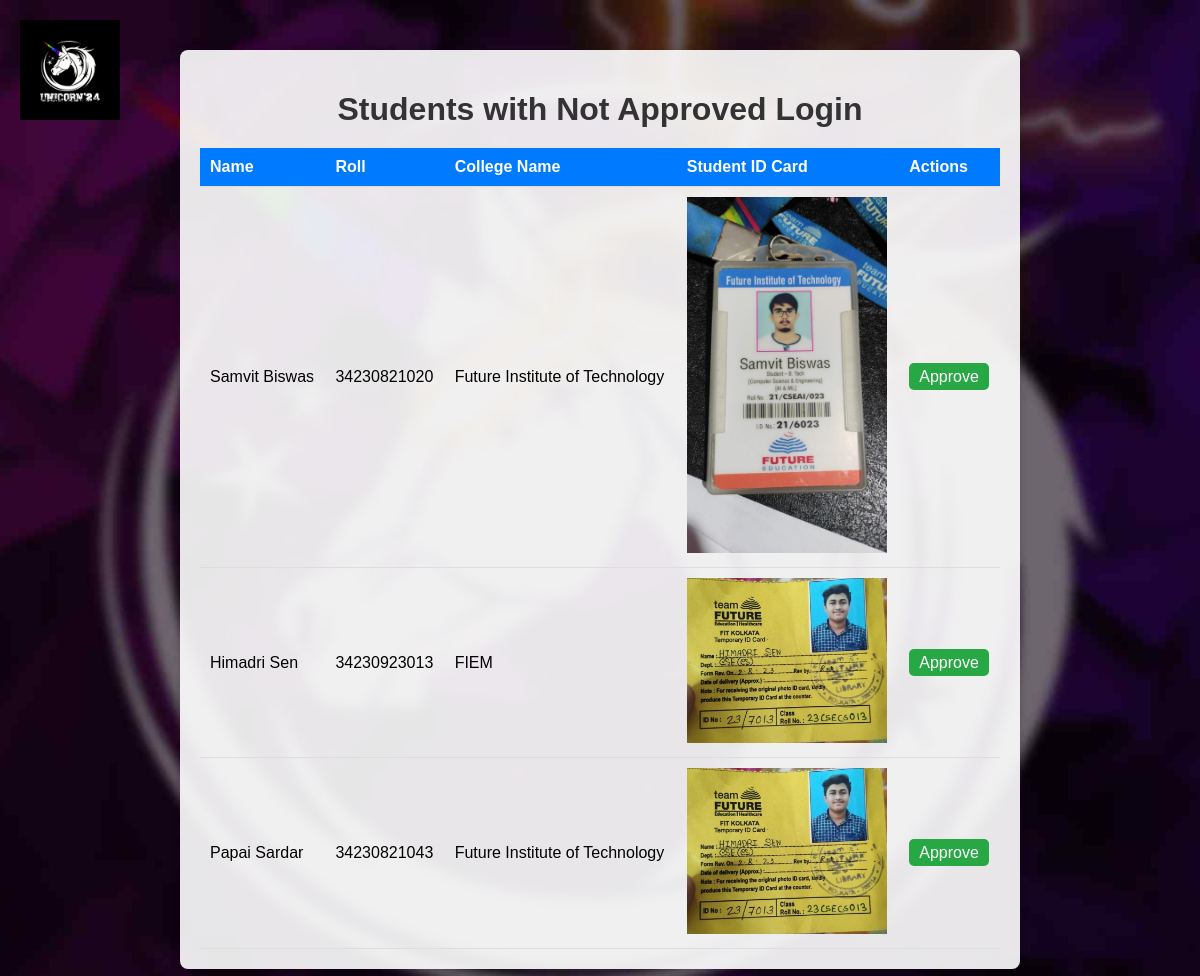
/log_app, run on an earlier commit of the app's database.
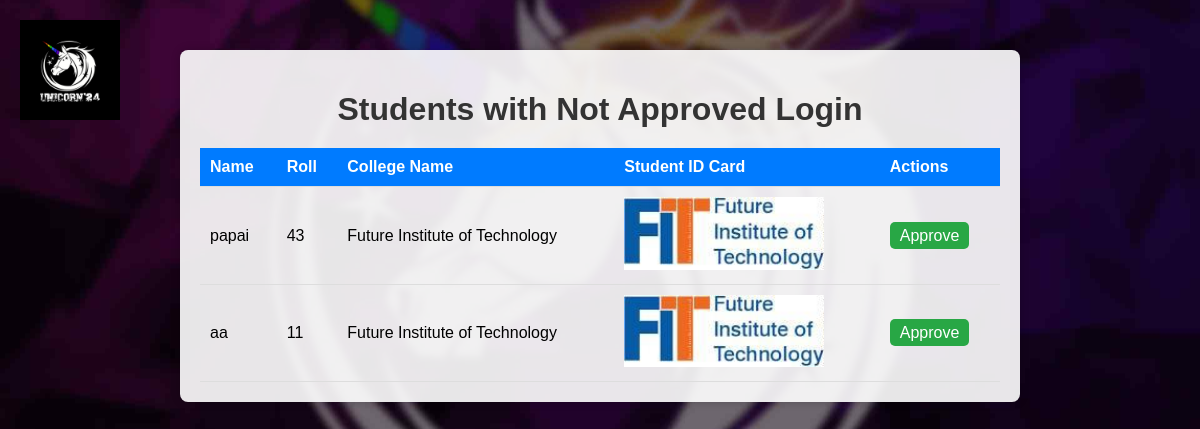
And on a later commit of the database.
### fest_app/models.py (models this page shows)
class student_detalis(models.Model):
    name=models.CharField(max_length=50)
    roll=models.IntegerField()
    collage_status=models.IntegerField()
    id_card=models.ImageField()
    college_name=models.CharField(max_length=300)
    payment_status=models.IntegerField()
    payment_ss=models.ImageField()
    last_login = models.DateTimeField(default=timezone.now)
    class Meta:
        db_table='student_detalis'

### fest_app/views.py (the view)
# urls.py: path('log_app',views.log_app),
def log_app(request):
    students = student_detalis.objects.filter(collage_status=0)
    return render(request, 'student_list.html', {'students': students})

### fest_app/templates/student_list.html (shortened to what this page needs)
{% load static %}
<!DOCTYPE html>
<html lang="en">
<head>
</head>
<body>
    <div class="container">
        <img src="{% static '10.png' %}" alt="Logo" class="logo" width="300" height="300">
        <h1>Students with Not Approved Login</h1>
        <table>
            <thead>
                <tr>
                    <th>Name</th>
                    <th>Roll</th>
                    <th>College Name</th>
                    <th>Student ID Card</th>
                    <th>Actions</th>
                </tr>
            </thead>
            <tbody>
                {% for student in students %}
                <tr>
                    <td>{{ student.name }}</td>
                    <td>{{ student.roll }}</td>
                    <td>{{ student.college_name }}</td>
                    <td><img src="{% static student.id_card %}" width="200px" height="auto" alt="Student ID Card"></td>
                    <td><a href="l_app/{{student.id}}" class="approve-btn">Approve</a></td>
                </tr>
                {% endfor %}
            </tbody>
        </table>
    </div>
</body>
</html>

What changed in the data, as far as the page shows it:
removed student_detalis: name "Himadri Sen", roll "34230923013", college_name "FIEM", id_card (picture)
removed student_detalis: name "Papai Sardar", roll "34230821043", college_name "Future Institute of Technology", id_card (picture)
now on this page (row edited): student_detalis: name "papai", roll "43", college_name "Future Institute of Technology", id_card (picture)
changed student_detalis (number 2 of 2 on the later page): name "Samvit Biswas" → "aa"; roll "34230821020" → "11"; id_card: a different picture
